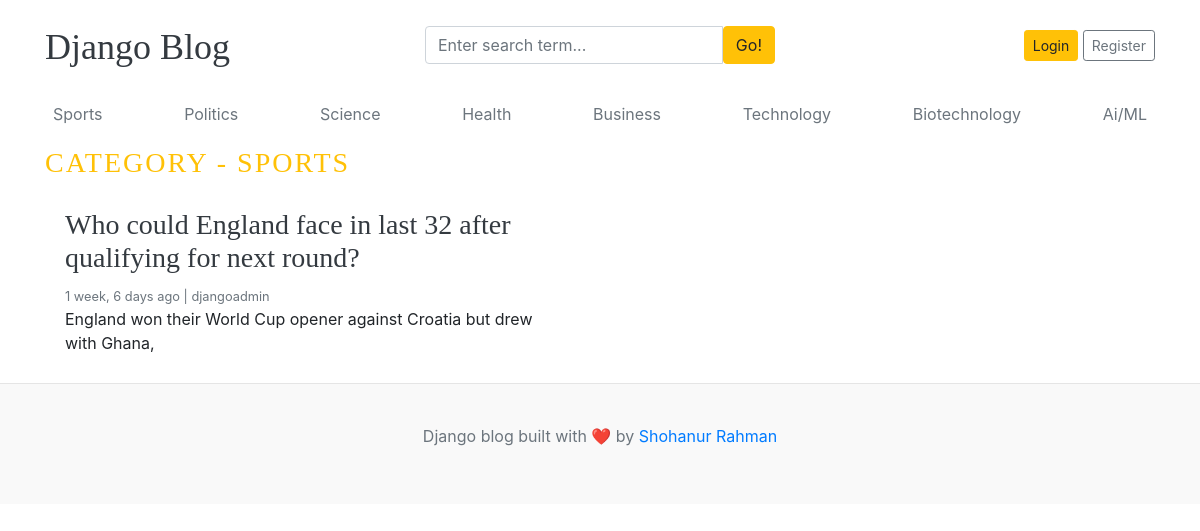
Page /category/1/ on the committed database.
### blogs/models.py (models this page shows, shortened)
class Category(models.Model):
    category_name = models.CharField(max_length=50)
    created_at = models.DateTimeField(auto_now_add=True)
    updated_at = models.DateTimeField(auto_now=True)
    class Meta:
        verbose_name_plural = "Categories"
    def __str__(self):
        return self.category_name

class Blog(models.Model):
    title = models.CharField(max_length=100)
    slug = models.SlugField(max_length=150, unique=True, blank=True)
    category = models.ForeignKey(Category, on_delete=models.CASCADE)
    author = models.ForeignKey(User, on_delete=models.CASCADE)
    featured_image = models.ImageField(upload_to='uploads/%Y/%m/%d/', blank=True)
    short_description = models.TextField(max_length=500)
    blog_body = models.TextField(max_length=2000)
    status = models.CharField(max_length=20, choices=STATUS_CHOICES, default="Draft")
    is_featured = models.BooleanField(default=False)
    created_at = models.DateTimeField(auto_now_add=True)
    updated_at = models.DateTimeField(auto_now=True)

### blogs/views.py (the view)
# urls.py: path('<int:category_id>/', views.post_by_category, name='post_by_category'),
def post_by_category(request, category_id):
    posts = Blog.objects.filter(category_id=category_id, status='Published').order_by('updated_at')
    category = get_object_or_404(Category, pk=category_id)
    context = {
        "posts": posts,
        "category": category,
    }
    return render(request, 'post_by_category.html', context)

### blogs/context_processors.py (called while the page is built)
def get_categories(request):
    categories = Category.objects.all()
    return dict(categories=categories)

def get_social_links(request):
    social_links = SocialLink.objects.all()
    return dict(social_links=social_links)

### templates/post_by_category.html (shortened to what this page needs)
{% extends "base.html" %}
{% block content %}
    <h3 class="text-uppercase text-warning" style="letter-spacing: 2px;">Category - {{category}}</h3>
    <div class="row mb-2">
      {% if posts %}
      {% for post in posts %}
      <div class="col-md-6">
        <div class="card border-0">
          <div class="card-body">
            <h3><a href="{% url 'blogs' slug=post.slug %}" class="text-dark"> {{ post.title }}</a></h3>
            <small class="mb-1 text-muted"> {{ post.created_at | timesince }} ago | {{ post.author }} </small>
            <p class="card-text">
              {{ post.short_description | truncatewords:25 }}
            </p>
          </div>
        </div>
      </div>
      {% endfor %}
      {% endif %}
    </div>
  </div>
  {% endblock %}

### templates/base.html (shortened to what this page needs)
{% load static %}
<!doctype html>
<html lang="en">
<head>
  <link href="https://getbootstrap.com/docs/4.0/dist/css/bootstrap.min.css" rel="stylesheet" />
  <link href="{% static 'css/blog.css' %}" rel="stylesheet" />
  <link rel="stylesheet" href="https://cdnjs.cloudflare.com/ajax/libs/font-awesome/4.7.0/css/font-awesome.min.css">
</head>
<body>
  <div class="container">
    <header class="blog-header py-3">
      <div class="row flex-nowrap justify-content-between align-items-center">
        <div class="col-4 pt-1">
          <a class="blog-header-logo text-dark" href="/">Django Blog</a>
        </div>
        <div class="col-4">
          <form action="{% url 'search' %}" method="GET">
            <div class="input-group">
                <input class="form-control" type="text" name="keyword" value="{{ keyword }}" placeholder="Enter search term..." aria-label="Enter search term..." aria-describedby="button-search" />
                <button type="submit" class="btn btn-warning" id="button-search" type="button">Go!</button>
            </div>
          </form>
        </div>
        <div class="col-4 d-flex justify-content-end align-items-center">
          {% if not user.is_authenticated %}
          <a class="btn btn-sm btn-warning" href="{% url 'login' %}">Login</a>
          <a class="btn btn-sm btn-outline-secondary" href="{% url 'register' %}">Register</a>
          {% endif %}
        </div>
      </div>
    </header>
    <div class="nav-scroller py-1 mb-2">
      <nav class="nav d-flex justify-content-between">
        {% for cat in categories %}
        <a class="p-2 text-muted" href="{% url 'post_by_category' cat.id %}">{{ cat.category_name }}</a>
        {% endfor %}
      </nav>
    </div>
{% block content %}
{% endblock %}
   <footer class="blog-footer">
    <p>
      Django blog built with ❤️ by
      <a href="#">Shohanur Rahman</a>
    </p>
  </footer>
</body>
</html>

### blog_main/static/css/blog.css (style rules this page uses)
.blog-header-logo { font-family: "Playfair Display", Georgia, "Times New Roman", serif; font-size: 2.25rem; }
h1, h2, h3, h4, h5, h6 { font-family: "Playfair Display", Georgia, "Times New Roman", serif; }
.blog-footer { padding: 2.5rem 0; color: #6c757d; text-align: center; background-color: #f9f9f9; border-top: 1px solid #e5e5e5; }

### rows in the picture
Category: category_name "Sports", category_name "SPORTS"
Category: category_name "Politics"
Category: category_name "Science"
Category: category_name "Health"
Category: category_name "Business"
Category: category_name "Technology"
Category: category_name "Biotechnology"
Category: category_name "Ai/ML"
Blog: title "Who could England face in last 32 after qualifying for next round?", created_at "1 week, 6 days", author "djangoadmin", short_description "England won their World Cup opener against Croatia but drew with Ghana,"
